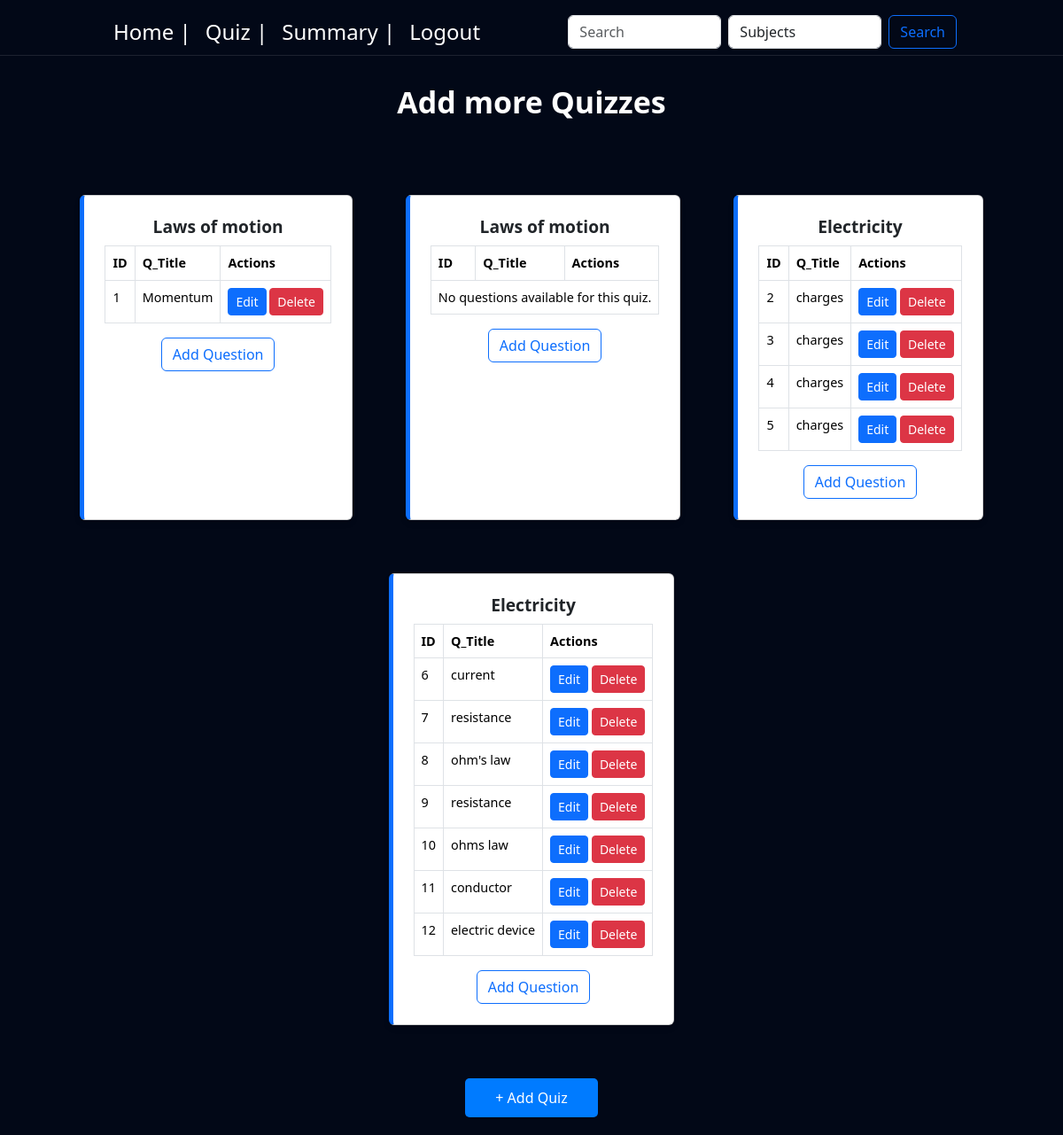
Screenshot of /quiz-list with the database file from the repository.
### controller/models.py (models this page shows)
class Quiz(db.Model):
    id = db.Column(db.Integer, primary_key=True, autoincrement=True)
    title = db.Column(db.String(255), nullable=False)
    chapter_id = db.Column(db.Integer, db.ForeignKey('chapter.id'), nullable=False)
    date_of_quiz = db.Column(db.Date, nullable=False)
    time_duration = db.Column(db.Integer, nullable=False)
    time_start = db.Column(db.Time, nullable=False)
    remarks = db.Column(db.String(500))
    questions = db.relationship('Question', backref='quiz', lazy=True)
    scores = db.relationship('Score', backref='quiz', lazy=True)

class Chapter(db.Model):
    id = db.Column(db.Integer, primary_key=True, autoincrement=True)
    name = db.Column(db.String(150), nullable=False)
    description = db.Column(db.String(500))
    subject_id = db.Column(db.Integer, db.ForeignKey('subject.id'), nullable=False)
    quizzes = db.relationship('Quiz', backref='chapter', lazy=True)

class Question(db.Model):
    id = db.Column(db.Integer, primary_key=True, autoincrement=True)
    title = db.Column(db.String(255), nullable=False)
    quiz_id = db.Column(db.Integer, db.ForeignKey('quiz.id'), nullable=False)
    question_statement = db.Column(db.String(500), nullable=False)
    option1 = db.Column(db.String(300), nullable=False)
    option2 = db.Column(db.String(300), nullable=False)
    option3 = db.Column(db.String(300), nullable=False)
    option4 = db.Column(db.String(300), nullable=False)
    correct_option = db.Column(db.Integer, nullable=False)

### controller/routes.py (the view)
@app.route('/quiz-list', methods=['GET', 'POST'])
def quiz_list():
    quizzes = Quiz.query.all()
    questions = Question.query.all()
    return render_template('quiz.html', quizzes=quizzes, questions=questions)

### templates/quiz.html (shortened to what this page needs)
<!DOCTYPE html>
<html lang="en">
<head>
    <link href="https://cdn.jsdelivr.net/npm/bootstrap@5.3.3/dist/css/bootstrap.min.css" rel="stylesheet"
>
        <link rel="stylesheet" href="{{ url_for('static', filename='styles.css') }}">
</head>
<body>
    {% include 'navbar1.html' %}
    <div class="heading-sec">
       Add more Quizzes
    </div>
    <div class="quiz-container">
        {% if quizzes %}
            {% for quiz in quizzes %}
            <div class="card">
                <div class="card-body">
                    <h5 class="card-title">{{ quiz.chapter.name }}</h5>
                    <table class="table table-bordered">
                        <thead>
                            <tr>
                                <th>ID</th>
                                <th>Q_Title</th>
                                <th>Actions</th>
                            </tr>
                        </thead>
                        <tbody>
                            {% if quiz.questions %}
                                {% for question in quiz.questions %}
                                <tr>
                                    <td>{{ question.id }}</td>
                                    <td>{{ question.title }}</td>
                                    <td>
                                        <a href="{{ url_for('edit_question', question_id=question.id) }}" class="btn btn-sm btn-primary">Edit</a>
                                        <form action="{{ url_for('delete_question', question_id=question.id) }}" method="POST" style="display:inline;" onsubmit="return confirm('Are you sure you want to delete this question?');">
                                            <button type="submit" class="btn btn-sm btn-danger">Delete</button>
                                        </form>
                                    </td>
                                </tr>
                                {% endfor %}
                            {% else %}
                                <tr>
                                    <td colspan="3">No questions available for this quiz.</td>
                                </tr>
                            {% endif %}
                        </tbody>
                    </table>
                    <center><a href="{{ url_for('add_question_page', quiz_id=quiz.id) }}" class="btn btn-outline-primary">Add Question</a></center>
                </div>
            </div>
            {% endfor %}
        {% else %}
            <p>No quizzes available.</p>
        {% endif %}
    </div>
    <a href="{{ url_for('add_quiz') }}" class="add-quiz-btn">+ Add Quiz</a>
</body>
</html>

### static/styles.css (style rules this page uses)
html, body { height: 100%; margin: 0; padding: 0; overflow-x: auto; background: #020817 ; background-size: 400% 400%; backdrop-filter: blur(10px); scroll-behavior: smooth; }

### templates/quiz.html (style rules this page uses)
.heading-sec { padding: 90px; background: #020817; color: white; font-size: 34px; text-align: center; font-weight: bold; height: 10vh; }
.quiz-container { display: flex; flex-wrap: wrap; justify-content: center; gap: 20px; padding: 20px; }
.card { width: 300px; border-left: 5px solid #0d6efd; box-shadow: 0px 4px 6px rgba(0, 0, 0, 0.1); width: fit-content; padding: 7px; margin: 20px; }
.card-title { font-size: 1.2rem; font-weight: bold; text-align: center; }
.table { margin-top: 10px; font-size: 0.9rem; }
.add-quiz-btn { margin: 20px auto; display: block; text-align: center; width: 150px; padding: 10px; background: #007bff; color: white; text-decoration: none; border-radius: 5px; }

### rows the page displays
Quiz: chapter.name "Laws of motion"
Question: id "1", title "Momentum"
Quiz: chapter.name "Laws of motion", shows "No questions available for this quiz."
Quiz: chapter.name "Electricity"
Question: id "2", title "charges"
Question: id "3", title "charges"
Question: id "4", title "charges"
Question: id "5", title "charges"
Quiz: chapter.name "Electricity"
Question: id "6", title "current"
Question: id "7", title "resistance"
Question: id "8", title "ohm's law"
Question: id "9", title "resistance"
Question: id "10", title "ohms law"
Question: id "11", title "conductor"
Question: id "12", title "electric device"
